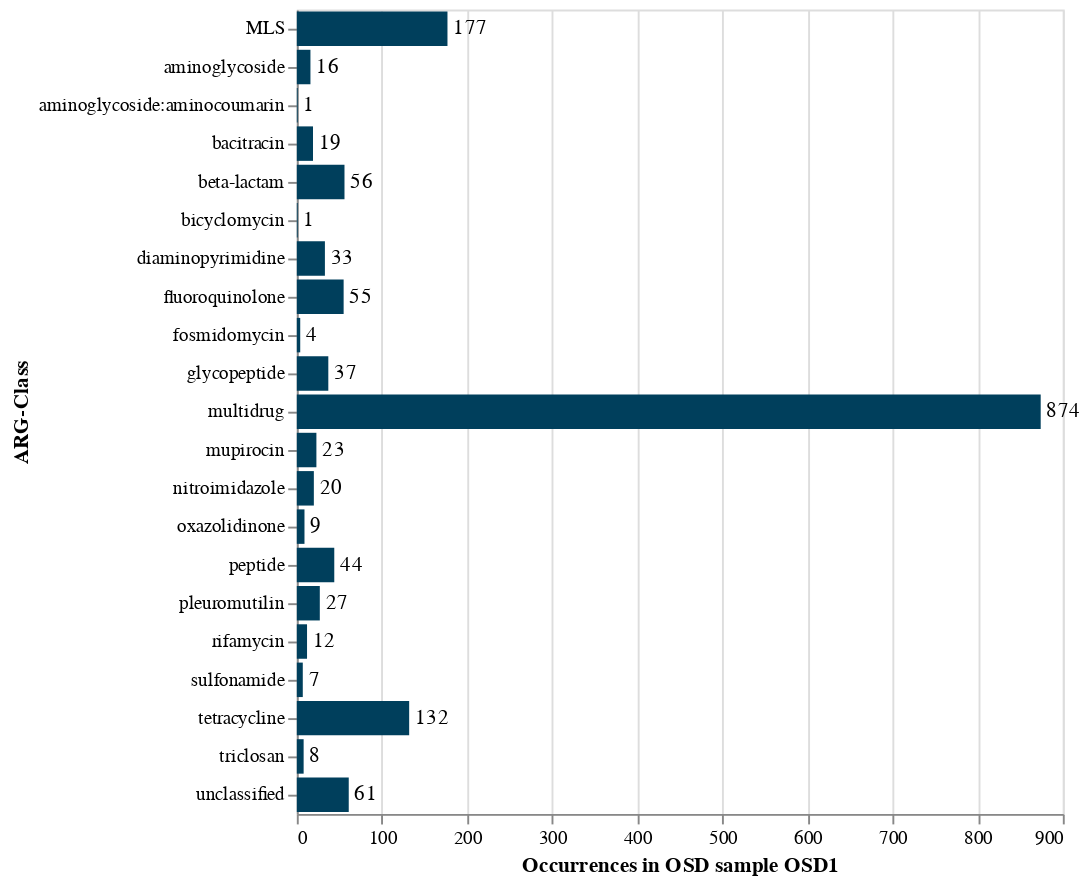

Source (notebook cell):
### Code cell
source = arg_call["predicted_ARG-class"].value_counts().rename_axis('ARG-class').reset_index(name='counts')

bars = alt.Chart(source).mark_bar(color="#003f5c").encode(
    x=alt.X('counts:Q', title=f'Occurrences in OSD sample {sample}'),
    y=alt.Y('ARG-class:O', title='ARG-Class', sort='y')
)

text = bars.mark_text(
    align='left',
    baseline='middle',
    dx=3  # Nudges text to right so it doesn't appear on top of the bar
).encode(
    text=alt.Text('counts:Q', format=",.0f")
)

if not debug:
    (bars + text).save(snakemake.output[0])
else:   
    display((bars + text))

### Figure 1 — Vega-Lite specification as saved in the notebook (floating-point values rounded to 4 significant figures)
{"config": {"view": {"continuousWidth": 400, "continuousHeight": 300}}, "layer": [{"mark": {"type": "bar", "color": "#003f5c"}, "encoding": {"x": {"type": "quantitative", "field": "counts", "title": "Occurrences in OSD sample OSD1"}, "y": {"type": "ordinal", "field": "ARG-class", "sort": "y", "title": "ARG-Class"}}}, {"mark": {"type": "text", "align": "left", "baseline": "middle", "dx": 3}, "encoding": {"text": {"type": "quantitative", "field": "counts", "format": ",.0f"}, "x": {"type": "quantitative", "field": "counts", "title": "Occurrences in OSD sample OSD1"}, "y": {"type": "ordinal", "field": "ARG-class", "sort": "y", "title": "ARG-Class"}}}], "data": {"name": "data-9f5e9313ebb2fffc385851fefb7c4bc9"}, "$schema": "https://vega.github.io/schema/vega-lite/v4.8.1.json", "datasets": {"data-9f5e9313ebb2fffc385851fefb7c4bc9": [{"ARG-class": "multidrug", "counts": 874}, {"ARG-class": "MLS", "counts": 177}, {"ARG-class": "tetracycline", "counts": 132}, {"ARG-class": "unclassified", "counts": 61}, {"ARG-class": "beta-lactam", "counts": 56}, {"ARG-class": "fluoroquinolone", "counts": 55}, {"ARG-class": "peptide", "counts": 44}, {"ARG-class": "glycopeptide", "counts": 37}, {"ARG-class": "diaminopyrimidine", "counts": 33}, {"ARG-class": "pleuromutilin", "counts": 27}, {"ARG-class": "mupirocin", "counts": 23}, {"ARG-class": "nitroimidazole", "counts": 20}, {"ARG-class": "bacitracin", "counts": 19}, {"ARG-class": "aminoglycoside", "counts": 16}, {"ARG-class": "rifamycin", "counts": 12}, {"ARG-class": "oxazolidinone", "counts": 9}, {"ARG-class": "triclosan", "counts": 8}, {"ARG-class": "sulfonamide", "counts": 7}, {"ARG-class": "fosmidomycin", "counts": 4}, {"ARG-class": "bicyclomycin", "counts": 1}, {"ARG-class": "aminoglycoside:aminocoumarin", "counts": 1}]}}
